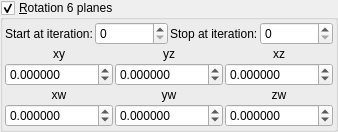
    <widget class="MyGroupBox" name="groupCheck_transf_function_enabledR_false">
     <property name="toolTip">
      <string/>
     </property>
     <property name="title">
      <string>&amp;Rotation 6 planes</string>
     </property>
     <property name="checkable">
      <bool>true</bool>
     </property>
     <layout class="QVBoxLayout" name="verticalLayout_31" stretch="0,0,0">
      <property name="spacing">
       <number>2</number>
      </property>
      <property name="leftMargin">
       <number>2</number>
      </property>
      <property name="topMargin">
       <number>2</number>
      </property>
      <property name="rightMargin">
       <number>2</number>
      </property>
      <property name="bottomMargin">
       <number>2</number>
      </property>
      <item>
       <layout class="QGridLayout" name="gridLayout_66">
        <property name="spacing">
         <number>2</number>
        </property>
        <item row="0" column="0">
         <widget class="QLabel" name="label_249">
          <property name="text">
           <string>Start at iteration:</string>
          </property>
         </widget>
        </item>
        <item row="0" column="2">
         <widget class="QLabel" name="label_248">
          <property name="text">
           <string>Stop at iteration:</string>
          </property>
         </widget>
        </item>
        <item row="0" column="3">
         <widget class="MySpinBox" name="spinboxInt_transf_stop_iterations_R">
          <property name="sizePolicy">
           <sizepolicy hsizetype="Minimum" vsizetype="Maximum">
            <horstretch>0</horstretch>
            <verstretch>0</verstretch>
           </sizepolicy>
          </property>
          <property name="maximum">
           <number>999</number>
          </property>
         </widget>
        </item>
        <item row="0" column="1">
         <widget class="MySpinBox" name="spinboxInt_transf_start_iterations_R">
          <property name="sizePolicy">
           <sizepolicy hsizetype="Minimum" vsizetype="Maximum">
            <horstretch>0</horstretch>
            <verstretch>0</verstretch>
           </sizepolicy>
          </property>
          <property name="maximum">
           <number>999</number>
          </property>
         </widget>
        </item>
       </layout>
      </item>
      <item>
       <layout class="QGridLayout" name="gridLayout_11">
        <property name="spacing">
         <number>2</number>
        </property>
        <item row="1" column="0">
         <widget class="QLabel" name="label_40">
          <property name="text">
           <string notr="true">xy</string>
          </property>
          <property name="alignment">
           <set>Qt::AlignCenter</set>
          </property>
         </widget>
        </item>
        <item row="2" column="2">
         <widget class="MyDoubleSpinBox" name="spinboxd3_transf_rotation44a_z">
          <property name="sizePolicy">
           <sizepolicy hsizetype="Minimum" vsizetype="Maximum">
            <horstretch>0</horstretch>
            <verstretch>0</verstretch>
           </sizepolicy>
          </property>
          <property name="prefix">
           <string/>
          </property>
          <property name="suffix">
           <string/>
          </property>
          <property name="decimals">
           <number>6</number>
          </property>
          <property name="minimum">
           <double>-36000.000000000000000</double>
          </property>
          <property name="maximum">
           <double>36000.000000000000000</double>
          </property>
          <property name="singleStep">
           <double>1.000000000000000</double>
          </property>
         </widget>
        </item>
        <item row="2" column="1">
         <widget class="MyDoubleSpinBox" name="spinboxd3_transf_rotation44a_y">
          <property name="sizePolicy">
           <sizepolicy hsizetype="Minimum" vsizetype="Maximum">
            <horstretch>0</horstretch>
            <verstretch>0</verstretch>
           </sizepolicy>
          </property>
          <property name="prefix">
           <string/>
          </property>
          <property name="suffix">
           <string/>
          </property>
          <property name="decimals">
           <number>6</number>
          </property>
          <property name="minimum">
           <double>-36000.000000000000000</double>
          </property>
          <property name="maximum">
           <double>36000.000000000000000</double>
          </property>
          <property name="singleStep">
           <double>1.000000000000000</double>
          </property>
         </widget>
        </item>
        <item row="2" column="0">
         <widget class="MyDoubleSpinBox" name="spinboxd3_transf_rotation44a_x">
          <property name="sizePolicy">
           <sizepolicy hsizetype="Minimum" vsizetype="Maximum">
            <horstretch>0</horstretch>
            <verstretch>0</verstretch>
           </sizepolicy>
          </property>
          <property name="prefix">
           <string/>
          </property>
          <property name="suffix">
           <string/>
          </property>
          <property name="decimals">
           <number>6</number>
          </property>
          <property name="minimum">
           <double>-36000.000000000000000</double>
          </property>
          <property name="maximum">
           <double>36000.000000000000000</double>
          </property>
          <property name="singleStep">
           <double>1.000000000000000</double>
          </property>
         </widget>
        </item>
        <item row="1" column="2">
         <widget class="QLabel" name="label_37">
          <property name="text">
           <string notr="true">xz</string>
          </property>
          <property name="alignment">
           <set>Qt::AlignCenter</set>
          </property>
         </widget>
        </item>
        <item row="1" column="1">
         <widget class="QLabel" name="label_38">
          <property name="text">
           <string notr="true">yz</string>
          </property>
          <property name="alignment">
           <set>Qt::AlignCenter</set>
          </property>
         </widget>
        </item>
       </layout>
      </item>
      <item>
       <layout class="QGridLayout" name="gridLayout_14">
        <property name="spacing">
         <number>2</number>
        </property>
        <item row="2" column="0">
         <widget class="MyDoubleSpinBox" name="spinboxd3_transf_rotation44b_x">
          <property name="sizePolicy">
           <sizepolicy hsizetype="Minimum" vsizetype="Maximum">
            <horstretch>0</horstretch>
            <verstretch>0</verstretch>
           </sizepolicy>
          </property>
          <property name="prefix">
           <string/>
          </property>
          <property name="suffix">
           <string/>
          </property>
          <property name="decimals">
           <number>6</number>
          </property>
          <property name="minimum">
           <double>-36000.000000000000000</double>
          </property>
          <property name="maximum">
           <double>36000.000000000000000</double>
          </property>
          <property name="singleStep">
           <double>1.000000000000000</double>
          </property>
         </widget>
        </item>
        <item row="2" column="1">
         <widget class="MyDoubleSpinBox" name="spinboxd3_transf_rotation44b_y">
          <property name="sizePolicy">
           <sizepolicy hsizetype="Minimum" vsizetype="Maximum">
            <horstretch>0</horstretch>
            <verstretch>0</verstretch>
           </sizepolicy>
          </property>
          <property name="prefix">
           <string/>
          </property>
          <property name="suffix">
           <string/>
          </property>
          <property name="decimals">
           <number>6</number>
          </property>
          <property name="minimum">
           <double>-36000.000000000000000</double>
          </property>
          <property name="maximum">
           <double>36000.000000000000000</double>
          </property>
          <property name="singleStep">
           <double>1.000000000000000</double>
          </property>
         </widget>
        </item>
        <item row="1" column="2">
         <widget class="QLabel" name="label_48">
          <property name="text">
           <string notr="true">zw</string>
          </property>
          <property name="alignment">
           <set>Qt::AlignCenter</set>
          </property>
         </widget>
        </item>
        <item row="1" column="1">
         <widget class="QLabel" name="label_49">
          <property name="text">
           <string notr="true">yw</string>
          </property>
          <property name="alignment">
           <set>Qt::AlignCenter</set>
          </property>
         </widget>
        </item>
        <item row="1" column="0">
         <widget class="QLabel" name="label_50">
          <property name="text">
           <string notr="true">xw</string>
          </property>
          <property name="alignment">
           <set>Qt::AlignCenter</set>
          </property>
         </widget>
        </item>
        <item row="2" column="2">
         <widget class="MyDoubleSpinBox" name="spinboxd3_transf_rotation44b_z">
          <property name="sizePolicy">
           <sizepolicy hsizetype="Minimum" vsizetype="Maximum">
            <horstretch>0</horstretch>
            <verstretch>0</verstretch>
           </sizepolicy>
          </property>
          <property name="prefix">
           <string/>
          </property>
          <property name="suffix">
           <string/>
          </property>
          <property name="decimals">
           <number>6</number>
          </property>
          <property name="minimum">
           <double>-36000.000000000000000</double>
          </property>
          <property name="maximum">
           <double>36000.000000000000000</double>
          </property>
          <property name="singleStep">
           <double>1.000000000000000</double>
          </property>
         </widget>
        </item>
       </layout>
      </item>
     </layout>
    </widget>
